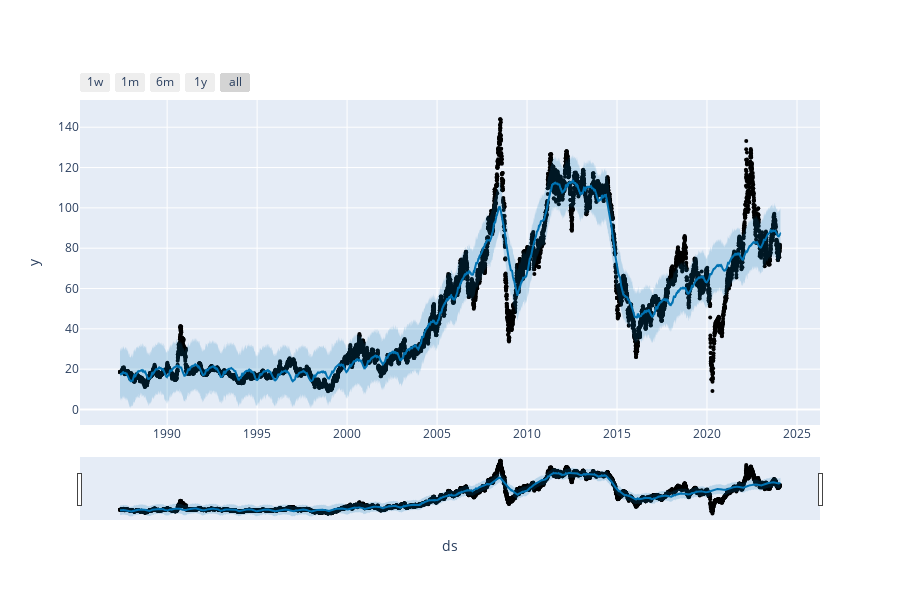

Source (notebook cell):
### Code cell
plot_plotly(m, forecast)

### Figure 1 — Plotly figure (JSON) as saved in the notebook; plotly's stock layout.template omitted (floating-point values rounded to 4 significant figures; data arrays with more than 128 entries replaced by an {"elided": "..."} marker saying what was removed)
{"data": [{"marker": {"color": "black", "size": 4}, "mode": "markers", "name": "Actual", "type": "scatter", "x": {"elided": "11092 str values"}, "y": {"elided": "11092 float values"}}, {"hoverinfo": "skip", "line": {"width": 0}, "mode": "lines", "type": "scatter", "x": {"elided": "11099 str values"}, "y": {"elided": "11099 float values"}}, {"fill": "tonexty", "fillcolor": "rgba(0, 114, 178, 0.2)", "line": {"color": "#0072B2", "width": 2}, "mode": "lines", "name": "Predicted", "type": "scatter", "x": {"elided": "11099 str values"}, "y": {"elided": "11099 float values"}}, {"fill": "tonexty", "fillcolor": "rgba(0, 114, 178, 0.2)", "hoverinfo": "skip", "line": {"width": 0}, "mode": "lines", "type": "scatter", "x": {"elided": "11099 str values"}, "y": {"elided": "11099 float values"}}], "layout": {"height": 600, "showlegend": false, "width": 900, "xaxis": {"rangeselector": {"buttons": [{"count": 7, "label": "1w", "step": "day", "stepmode": "backward"}, {"count": 1, "label": "1m", "step": "month", "stepmode": "backward"}, {"count": 6, "label": "6m", "step": "month", "stepmode": "backward"}, {"count": 1, "label": "1y", "step": "year", "stepmode": "backward"}, {"step": "all"}]}, "rangeslider": {"visible": true}, "title": {"text": "ds"}, "type": "date"}, "yaxis": {"title": {"text": "y"}}}}
